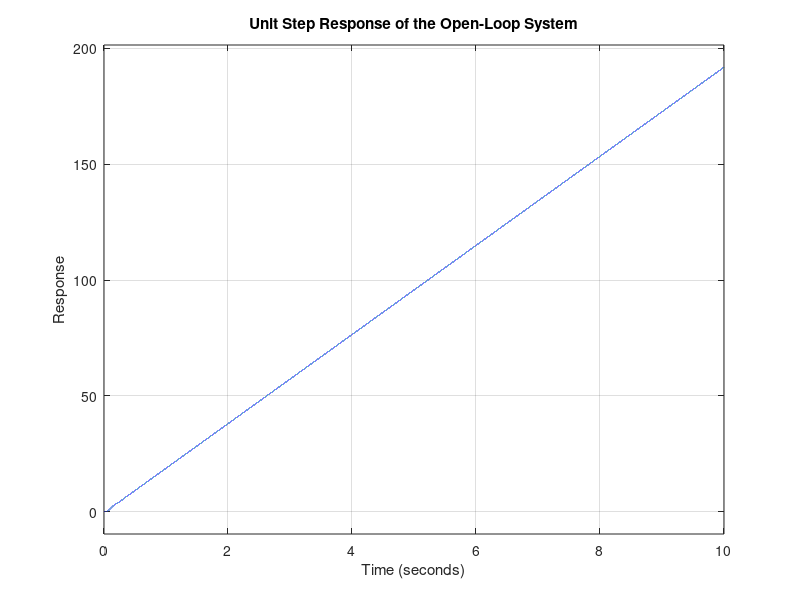
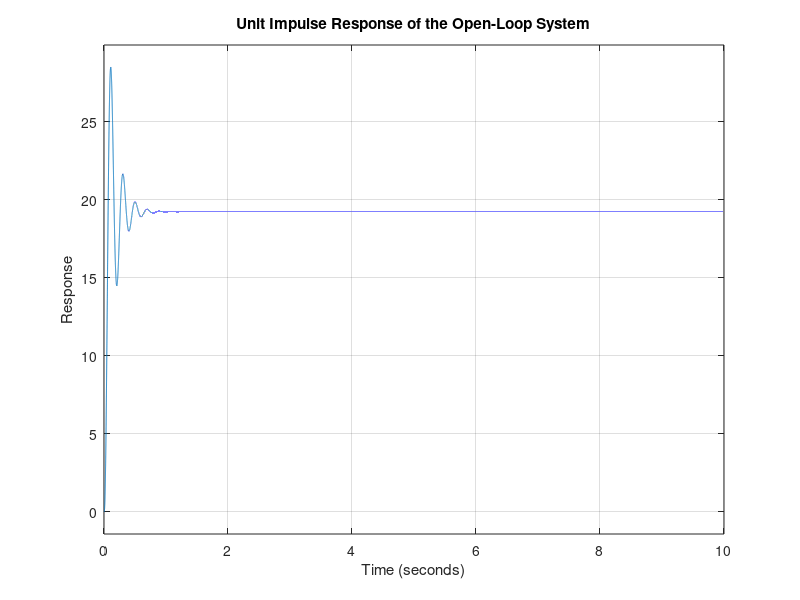

Write MATLAB code to recreate these figures, in order.
% Define the given constants
J_m = 0.0001;
J_l = 0.001;
K = 1;
N = 5;
C_m = 0.01;
C_l = 0.01;

% Define the numerator and denominator coefficients
numerator = K / N;

denominator = [J_l * J_m, (J_l * C_m + C_l * J_m), ...
    (J_l * K / N^2 + C_l * C_m + K * J_m), ...
    (C_l * K / N^2 + K * C_m), 0];

% Create the transfer function
open_loop_tf = tf(numerator, denominator);

% Define the time vector for a smoother response
t = 0:0.0001:10; % Adjust the time vector for better resolution and longer duration

% Plot the unit step response
figure;
step(open_loop_tf, t);
title('Unit Step Response of the Open-Loop System');
xlabel('Time (seconds)');
ylabel('Response');
grid on;

% Plot the unit impulse response
figure;
impulse(open_loop_tf, t);
title('Unit Impulse Response of the Open-Loop System');
xlabel('Time (seconds)');
ylabel('Response');
grid on;

% Get the open-loop system specifications
poles = pole(open_loop_tf);
time_constants = -1 ./ real(poles);


% Display the poles, time constants, and settling time
disp('Open-Loop System Poles:');
disp(poles);
disp('Open-Loop System Time Constants:');
disp(time_constants);
